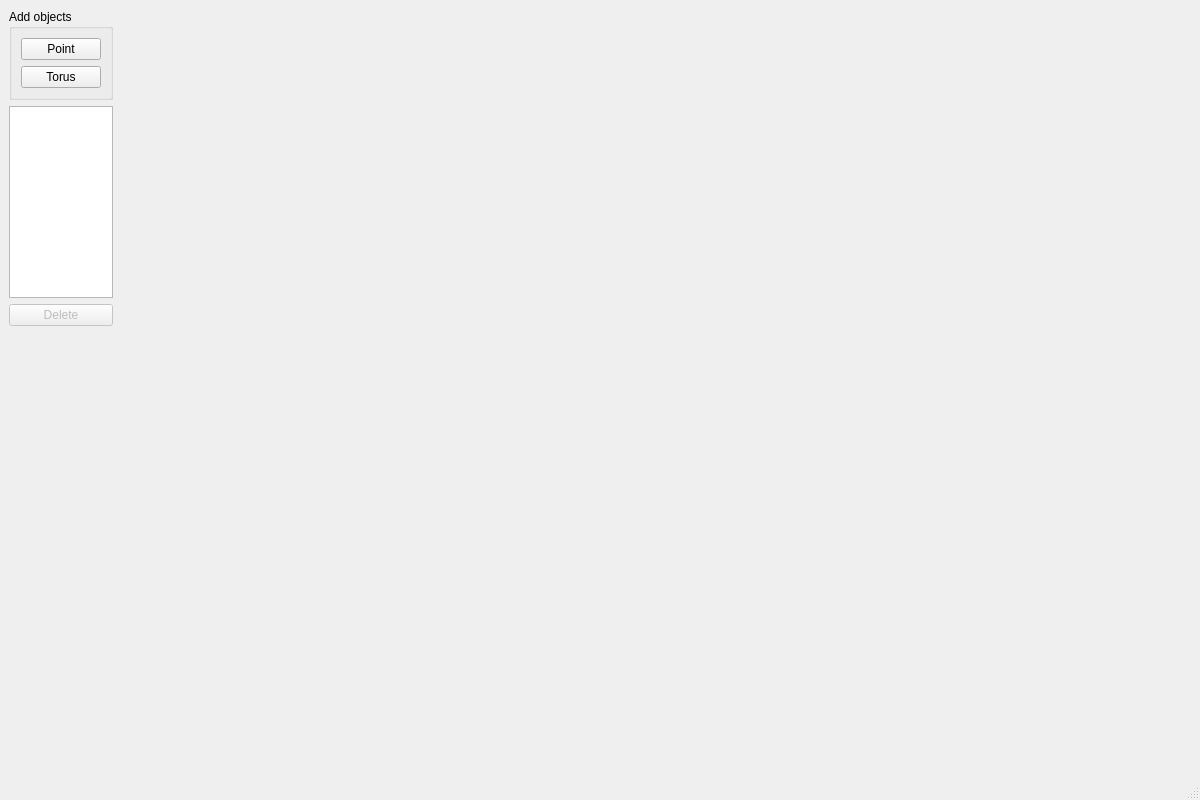
<?xml version="1.0" encoding="UTF-8"?>
<ui version="4.0">
 <class>MainWindow</class>
 <widget class="QMainWindow" name="MainWindow">
  <property name="geometry">
   <rect>
    <x>0</x>
    <y>0</y>
    <width>1200</width>
    <height>800</height>
   </rect>
  </property>
  <property name="minimumSize">
   <size>
    <width>1200</width>
    <height>800</height>
   </size>
  </property>
  <property name="maximumSize">
   <size>
    <width>16777215</width>
    <height>16777215</height>
   </size>
  </property>
  <property name="sizeIncrement">
   <size>
    <width>100</width>
    <height>100</height>
   </size>
  </property>
  <property name="windowTitle">
   <string>pyCAD</string>
  </property>
  <widget class="QWidget" name="centralwidget">
   <layout class="QHBoxLayout" name="horizontalLayout">
    <property name="leftMargin">
     <number>0</number>
    </property>
    <property name="topMargin">
     <number>0</number>
    </property>
    <property name="rightMargin">
     <number>0</number>
    </property>
    <property name="bottomMargin">
     <number>0</number>
    </property>
    <item>
     <widget class="QWidget" name="widget" native="true">
      <property name="sizePolicy">
       <sizepolicy hsizetype="Fixed" vsizetype="Preferred">
        <horstretch>1</horstretch>
        <verstretch>0</verstretch>
       </sizepolicy>
      </property>
      <layout class="QGridLayout" name="gridLayout">
       <item row="0" column="0">
        <widget class="QGroupBox" name="addObjectsGroupBox">
         <property name="title">
          <string>Add objects</string>
         </property>
         <layout class="QGridLayout" name="gridLayout_2">
          <item row="0" column="0">
           <widget class="QPushButton" name="addPoint">
            <property name="text">
             <string>Point</string>
            </property>
           </widget>
          </item>
          <item row="1" column="0">
           <widget class="QPushButton" name="addTorus">
            <property name="text">
             <string>Torus</string>
            </property>
           </widget>
          </item>
         </layout>
        </widget>
       </item>
       <item row="3" column="0">
        <spacer name="verticalSpacer">
         <property name="orientation">
          <enum>Qt::Vertical</enum>
         </property>
         <property name="sizeHint" stdset="0">
          <size>
           <width>20</width>
           <height>40</height>
          </size>
         </property>
        </spacer>
       </item>
       <item row="1" column="0">
        <widget class="QListWidget" name="objectsList">
         <property name="sizePolicy">
          <sizepolicy hsizetype="Ignored" vsizetype="Fixed">
           <horstretch>0</horstretch>
           <verstretch>0</verstretch>
          </sizepolicy>
         </property>
         <property name="horizontalScrollBarPolicy">
          <enum>Qt::ScrollBarAlwaysOff</enum>
         </property>
         <property name="selectionMode">
          <enum>QAbstractItemView::ExtendedSelection</enum>
         </property>
        </widget>
       </item>
       <item row="2" column="0">
        <widget class="QPushButton" name="deleteObject">
         <property name="enabled">
          <bool>false</bool>
         </property>
         <property name="text">
          <string>Delete</string>
         </property>
        </widget>
       </item>
      </layout>
     </widget>
    </item>
    <item>
     <widget class="DxRenderer" name="renderWidget" native="true">
      <property name="sizePolicy">
       <sizepolicy hsizetype="Preferred" vsizetype="Preferred">
        <horstretch>4</horstretch>
        <verstretch>0</verstretch>
       </sizepolicy>
      </property>
      <property name="focusPolicy">
       <enum>Qt::StrongFocus</enum>
      </property>
     </widget>
    </item>
    <item>
     <widget class="Controls" name="controlsWidget" native="true">
      <property name="sizePolicy">
       <sizepolicy hsizetype="Fixed" vsizetype="Preferred">
        <horstretch>1</horstretch>
        <verstretch>0</verstretch>
       </sizepolicy>
      </property>
      <property name="minimumSize">
       <size>
        <width>250</width>
        <height>0</height>
       </size>
      </property>
     </widget>
    </item>
   </layout>
  </widget>
  <widget class="QStatusBar" name="statusbar"/>
  <widget class="QMenuBar" name="menubar">
   <property name="geometry">
    <rect>
     <x>0</x>
     <y>0</y>
     <width>1200</width>
     <height>21</height>
    </rect>
   </property>
  </widget>
  <action name="actionasdsad">
   <property name="text">
    <string>asdsad</string>
   </property>
  </action>
 </widget>
 <customwidgets>
  <customwidget>
   <class>Controls</class>
   <extends>QWidget</extends>
   <header>Controls/controls.h</header>
   <container>1</container>
  </customwidget>
  <customwidget>
   <class>DxRenderer</class>
   <extends>QWidget</extends>
   <header>DirectX/DXRenderer/dxRenderer.h</header>
   <container>1</container>
  </customwidget>
 </customwidgets>
 <resources/>
 <connections/>
</ui>
